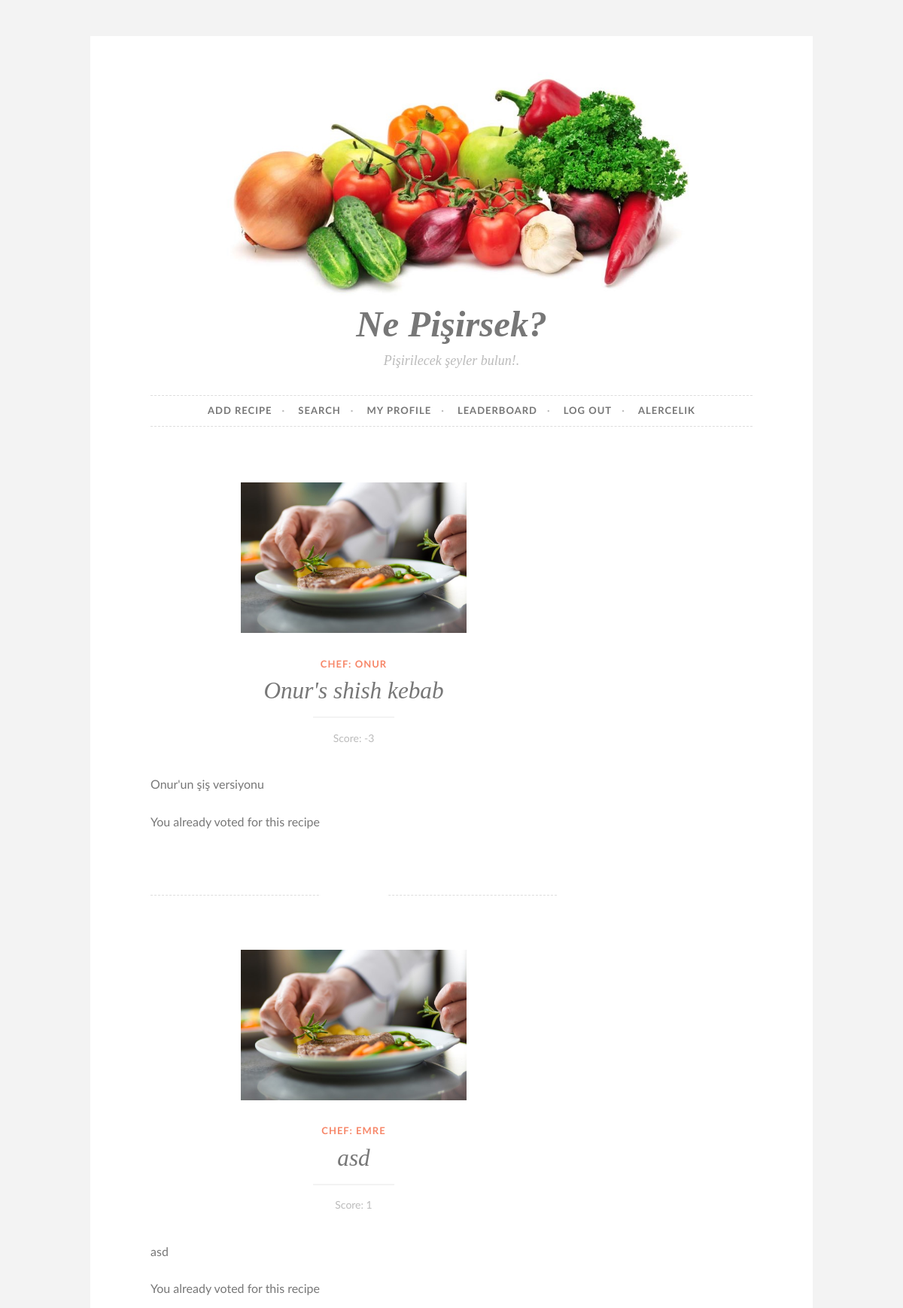
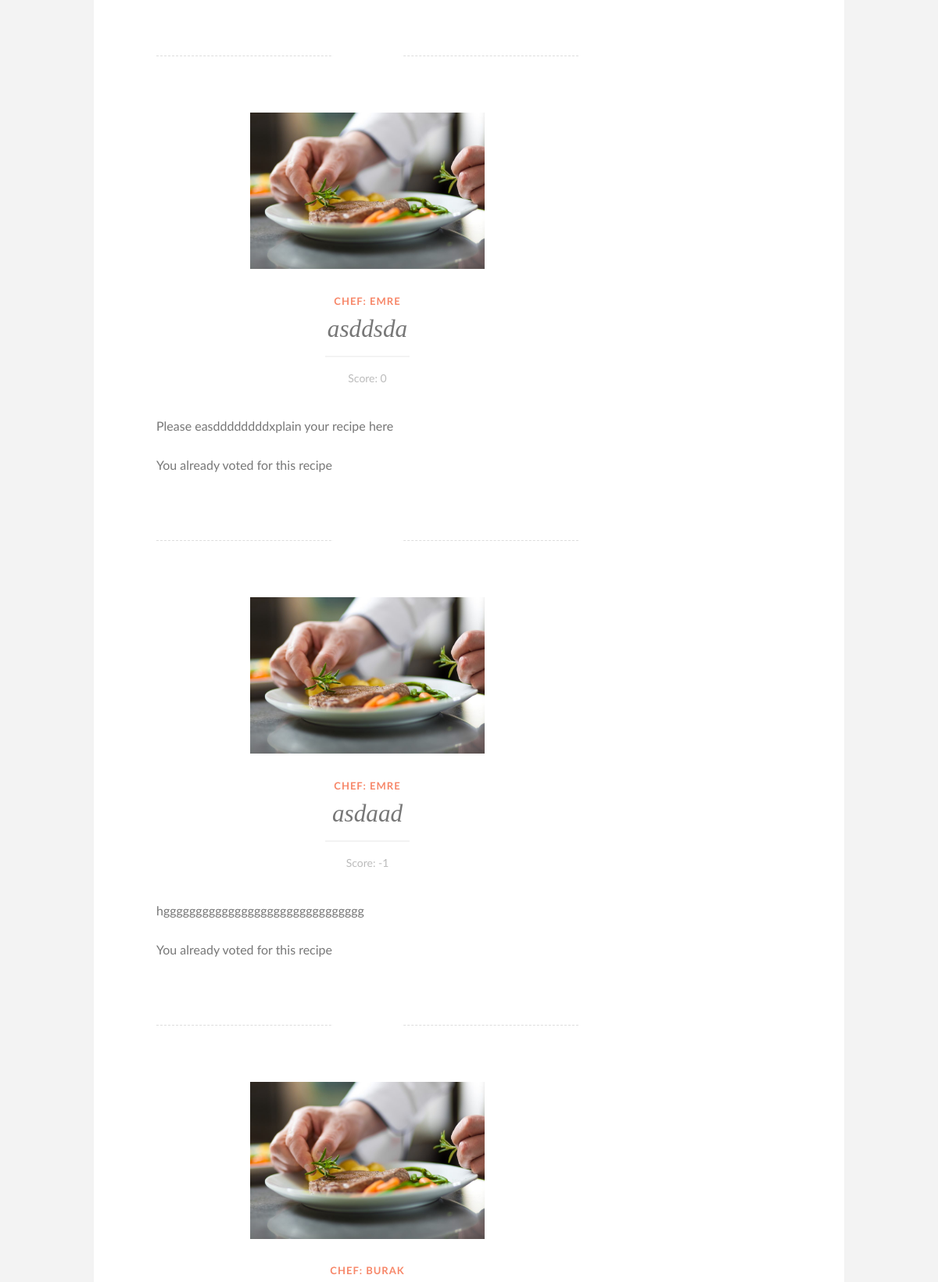
Page / (signed in, upper part) on the committed database (2 pictures, top to bottom).
### main.py (models this page shows, shortened)
class User(db.Model):
	__tablename__ = 'User'
	id = db.Column(db.Integer, primary_key=True)
	user_type = db.Column(db.String(100))
	name = db.Column(db.String(100), nullable=False)
	surname = db.Column(db.String(100), nullable=False)
	username = db.Column(db.String(100), unique=True, nullable=False)
	password = db.Column(db.String(100), nullable=False)
	email = db.Column(db.String(100), unique=True, nullable=False)
	register_date = db.Column(db.DateTime)
	last_login_date = db.Column(db.DateTime)
	recipes = db.relationship("Recipe", backref="recipes_of_user")

class Recipe(db.Model):
	__tablename__ = 'Recipe'
	id = db.Column(db.Integer, primary_key = True)
	name = db.Column(db.String(100))
	text = db.Column(db.Text)
	category_id = db.Column(db.Integer, db.ForeignKey('RecipeCategory.id'), nullable=False)
	user_id = db.Column(db.Integer, db.ForeignKey('User.id'), nullable=False)
	add_date = db.Column(db.DateTime)
	last_edit_date = db.Column(db.DateTime)
	def get_score(self):
		recipe_votes = Vote.query.filter_by(recipe_id=self.id)
		score = 0
		for vote in recipe_votes:
			score += vote.value
		return score
	def get_username_by_id(self):
		user = User.query.filter_by(id=self.user_id).first()
		return user.username

class Vote(db.Model):
	__tablename__ = 'Vote'
	id = db.Column(db.Integer, primary_key = True)
	value = db.Column(db.Integer, nullable=False)
	recipe_id = db.Column(db.Integer, db.ForeignKey('Recipe.id'), nullable=False)
	user_id = db.Column(db.Integer, db.ForeignKey('User.id'), nullable=False)

### main.py (the view)
@app.route('/', methods=['POST', 'GET'])
def home():
	if not "logged_in" in session:
		user_logged_in = False
		session["logged_in"] = False
	else:
		user_logged_in = session["logged_in"]
	if not user_logged_in:
		return render_template('log_in.html')
	username = session["username"]
	user_id = session["user_id"]
	session["url"] = "/"
	recipes = Recipe.query.all()
	already_voted_recipes = Vote.query.filter_by(user_id=user_id)
	already_voted_recipe_ids = [vote.recipe_id for vote in already_voted_recipes]
	return render_template('index.html', user_logged_in=user_logged_in,
	                       username=username, user_id=user_id, recipes=recipes,
	                       already_voted_recipes=already_voted_recipes, already_voted_recipe_ids=already_voted_recipe_ids)

### templates/index.html (shortened to what this page needs)
<!DOCTYPE html>
<html lang="en">
	<head>
	<link rel="stylesheet" id="all-css-0-1" href="/static/css/1.css" type="text/css" media="all">
	<link rel="stylesheet" id="button-2-fonts-css" href="/static/css/2.css" type="text/css" media="all">
	</head>
	<body class="home blog custom-background wp-custom-logo wp-embed-responsive mp6 customizer-styles-applied group-blog highlander-enabled highlander-light infinite-scroll">
		<div id="page" class="hfeed site" name="main_check">
			<header id="masthead" class="site-header" role="banner">
				<div class="site-branding">
					<img width="663" height="260" src="{{ url_for('static', filename='images/yemekler.jpg') }}" >
					<h1 class="site-title">Ne Pişirsek?</a></h1>
					<p class="site-description">Pişirilecek şeyler bulun!.</p>
				</div>
			</header>
			<nav id="site-navigation" class="main-navigation" role="navigation">
				<div >
					<ul >
						<li id="menu-item-271" class="menu-item menu-item-type-post_type menu-item-object-page menu-item-271"><a href="{{url_for("add_recipe")}}">Add Recipe</a></li>
						<li id="menu-item-272" class="menu-item menu-item-type-post_type menu-item-object-page menu-item-272"><a href="{{url_for("search")}}">Search</a></li>
						<li id="menu-item-273" class="menu-item menu-item-type-post_type menu-item-object-page menu-item-273"><a href="{{url_for("profile")}}" name="profile">My Profile</a></li>
						<li id="menu-item-272" class="menu-item menu-item-type-post_type menu-item-object-page menu-item-272"><a href="{{url_for("leaderboard")}}">Leaderboard</a></li>
						<li id="menu-item-274" class="menu-item menu-item-type-post_type menu-item-object-page menu-item-274"><a href="{{url_for("log_out")}}">Log out</a></li>
						<li id="menu-item-275" class="menu-item menu-item-type-post_type menu-item-object-page menu-item-274">{{username}}</li>
					</ul>
				</div>
			</nav>
			<div id="content" class="site-content">
				<div id="primary" class="content-area">
					<main id="main" class="site-main" role="main">
						{%for recipe in recipes%}
						<article id="post-65" class="post-65 post type-post status-publish format-standard has-post-thumbnail hentry category-community tag-food tag-gardening">
						<header class="entry-header">
							<div>
									<p style="text-align:center;">
									<img width="300" height="200"
										 src="static/images/signin-image.jpg"
										 class="attachment-button-2-featured size-button-2-featured wp-post-image" alt=""
										 >
                                    </p>
							</div>
							<span class="cat-links"><a rel="category tag">Chef: {{recipe.get_username_by_id()}}</a></span>
							<h1 class="entry-title">{{recipe.name}}</h1>
							<div class="entry-meta">
								<span class="posted-on">
									<a rel="bookmark">Score: {{recipe.get_score()}}</a>
								</span>
							</div>
						</header>
						<div class="entry-content">
                            <p> {{recipe.text}} </p>
							<div class="page-links">
								{% if recipe.id in already_voted_recipe_ids %}
									You already voted for this recipe
								{% elif recipe.user_id == user_id %}
									This is Your's!
								{% endif %}
							</div>
						</div>
					</article>
						{% endfor %}
					</main>
				</div>
			</div>
		</div>
	</body>
</html>

### rows in the picture
User: username "ALERCELIK"
Recipe: get_username_by_id "ONUR", name "Onur's shish kebab", get_score "-3", text "Onur'un şiş versiyonu", shows "You already voted for this recipe"
Recipe: get_username_by_id "EMRE", name "asd", get_score "1", text "asd", shows "You already voted for this recipe"
Recipe: get_username_by_id "EMRE", name "asddsda", get_score "0", text "Please easddddddddxplain your recipe here", shows "You already voted for this recipe"
Recipe: get_username_by_id "EMRE", name "asdaad", get_score "-1", text "hggggggggggggggggggggggggggggggg", shows "You already voted for this recipe"
Recipe: get_username_by_id "BURAK"
